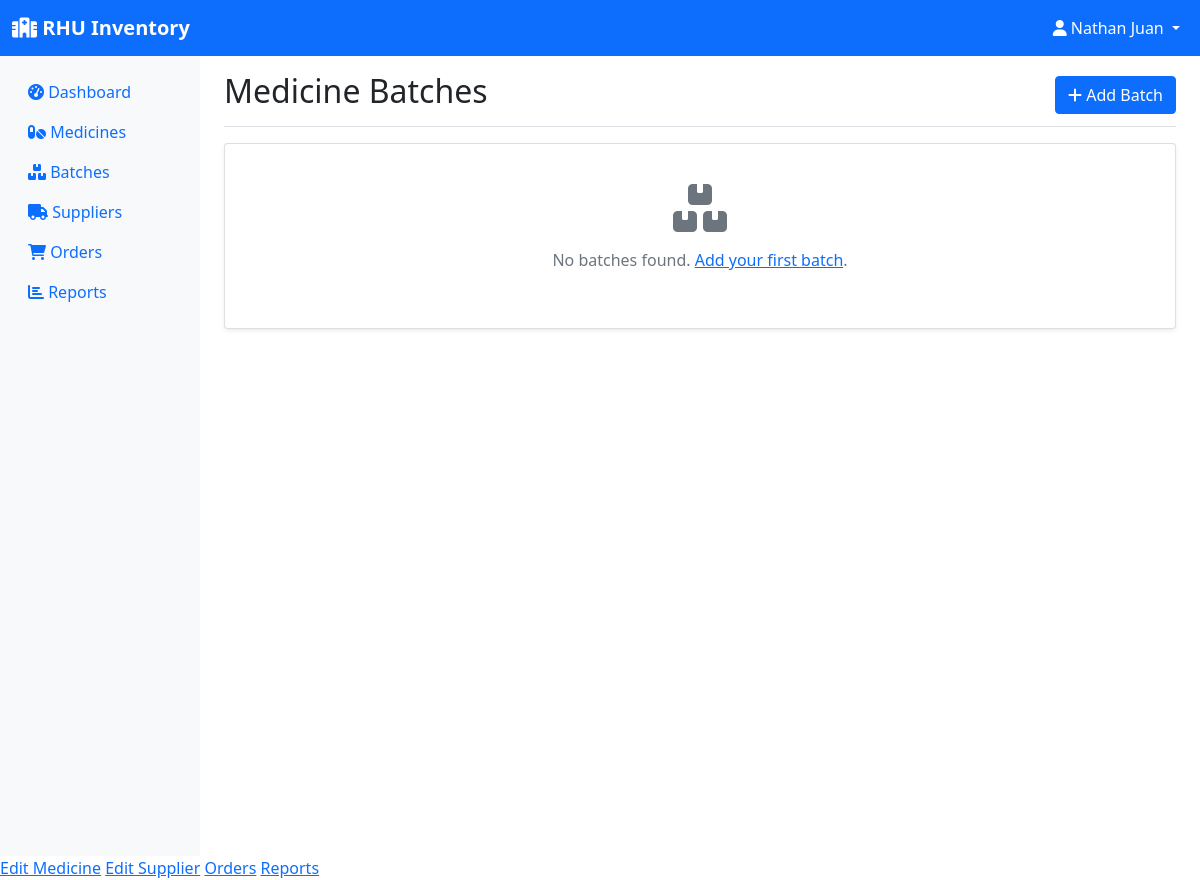
Page /batches (signed in) on the earlier database version.
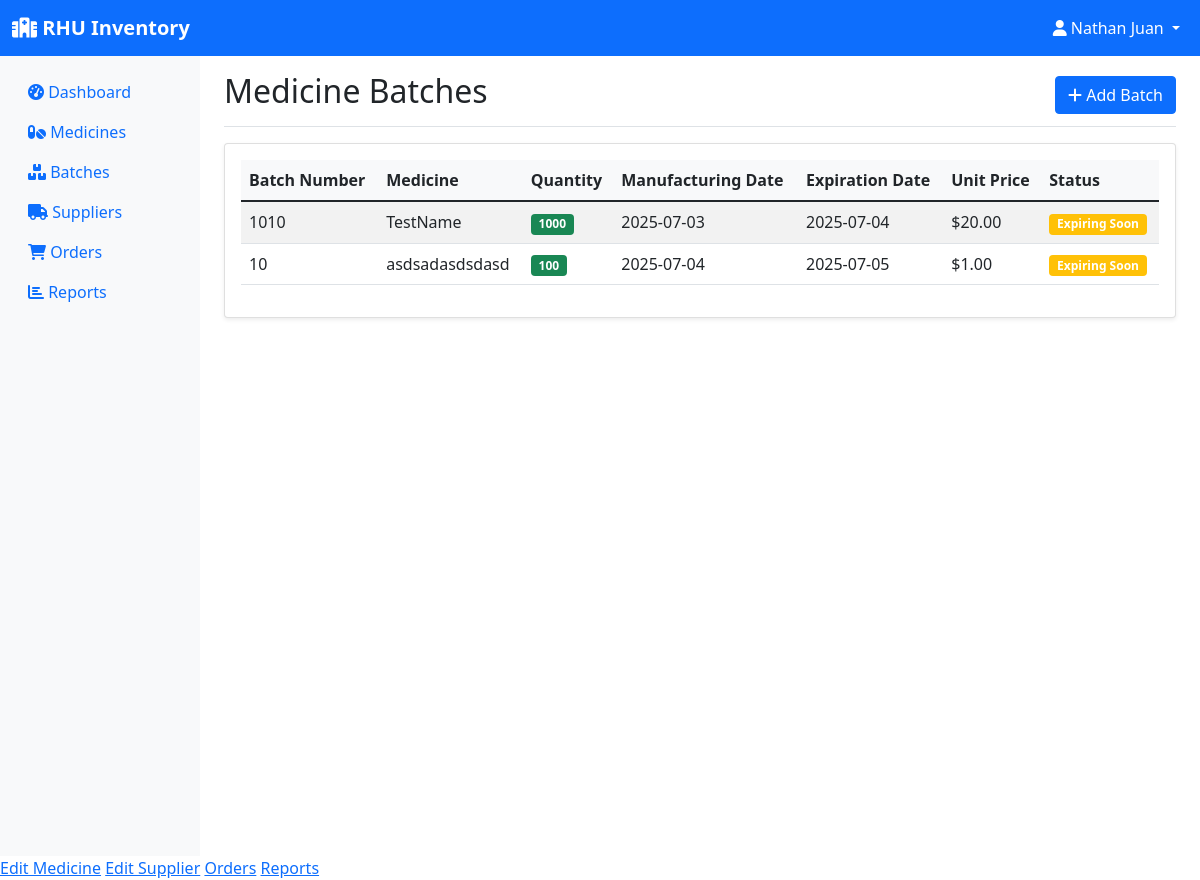
Same page on the later database version.
### models.py (models this page shows, shortened)
class User(UserMixin, db.Model):
    id = db.Column(db.Integer, primary_key=True)
    username = db.Column(db.String(150), unique=True, nullable=False)
    password = db.Column(db.String(256), nullable=False)
    role = db.Column(db.String(20), nullable=False, default='employee')  # pharmacist, manager, assistant
    email = db.Column(db.String(120), unique=True, nullable=False)
    created_at = db.Column(db.DateTime, default=datetime.utcnow)

class Batch(db.Model):
    id = db.Column(db.Integer, primary_key=True)
    batch_number = db.Column(db.String(50), nullable=False)
    medicine_id = db.Column(db.Integer, db.ForeignKey('medicine.id'), nullable=False)
    quantity = db.Column(db.Integer, nullable=False)
    expiration_date = db.Column(db.Date, nullable=False)
    manufacturing_date = db.Column(db.Date)
    unit_price = db.Column(db.Float)
    created_at = db.Column(db.DateTime, default=datetime.utcnow)
    transactions = db.relationship('StockTransaction', backref='batch', lazy=True)
    @property
    def is_expired(self):
        return self.expiration_date < datetime.now().date()
    @property
    def days_until_expiration(self):
        delta = self.expiration_date - datetime.now().date()
        return delta.days

class Medicine(db.Model):
    id = db.Column(db.Integer, primary_key=True)
    name = db.Column(db.String(100), nullable=False)
    generic_name = db.Column(db.String(100))
    category = db.Column(db.String(50))
    unit = db.Column(db.String(20))  # e.g., tablets, bottles, etc.
    supplier_id = db.Column(db.Integer, db.ForeignKey('supplier.id'), nullable=False)
    created_at = db.Column(db.DateTime, default=datetime.utcnow)
    batches = db.relationship('Batch', backref='medicine', lazy=True)
    order_items = db.relationship('OrderItem', backref='medicine', lazy=True)

### app.py (the view)
@app.route('/batches')
@login_required
def batches():
    batches = Batch.query.all()
    return render_template('batches.html', batches=batches)

### app.py (called while the page is built)
@login_manager.user_loader
def load_user(user_id):
    return User.query.get(int(user_id))

### templates/batches.html (shortened to what this page needs)
{% extends "base.html" %}
{% block content %}
<div class="d-flex justify-content-between flex-wrap flex-md-nowrap align-items-center pt-3 pb-2 mb-3 border-bottom">
    <h1 class="h2">Medicine Batches</h1>
    {% if current_user.role != 'employee' %}
    <a href="{{ url_for('add_batch') }}" class="btn btn-primary">
        <i class="fas fa-plus"></i> Add Batch
    </a>
    {% endif %}
</div>
<div class="card">
    <div class="card-body">
        {% if batches %}
        <div class="table-responsive">
            <table class="table table-striped">
                <thead>
                    <tr>
                        <th>Batch Number</th>
                        <th>Medicine</th>
                        <th>Quantity</th>
                        <th>Manufacturing Date</th>
                        <th>Expiration Date</th>
                        <th>Unit Price</th>
                        <th>Status</th>
                    </tr>
                </thead>
                <tbody>
                    {% for batch in batches %}
                    <tr>
                        <td>{{ batch.batch_number }}</td>
                        <td>{{ batch.medicine.name }}</td>
                        <td>
                            <span class="badge bg-{{ 'danger' if batch.quantity <= 10 else 'success' }}">
                                {{ batch.quantity }}
                            </span>
                        </td>
                        <td>{{ batch.manufacturing_date or '-' }}</td>
                        <td>{{ batch.expiration_date }}</td>
                        <td>${{ "%.2f"|format(batch.unit_price or 0) }}</td>
                        <td>
                            {% if batch.is_expired %}
                                <span class="badge bg-danger">Expired</span>
                            {% elif batch.days_until_expiration <= 30 %}
                                <span class="badge bg-warning">Expiring Soon</span>
                            {% else %}
                                <span class="badge bg-success">Good</span>
                            {% endif %}
                        </td>
                    </tr>
                    {% endfor %}
                </tbody>
            </table>
        </div>
        {% else %}
        <div class="text-center py-4">
            <i class="fas fa-boxes fa-3x text-muted mb-3"></i>
            <p class="text-muted">No batches found. <a href="{{ url_for('add_batch') }}">Add your first batch</a>.</p>
        </div>
        {% endif %}
    </div>
</div>
{% endblock %}

### templates/base.html (shortened to what this page needs)
<!DOCTYPE html>
<html lang="en">
<head>
    <link href="https://cdn.jsdelivr.net/npm/bootstrap@5.1.3/dist/css/bootstrap.min.css" rel="stylesheet">
    <link href="https://cdnjs.cloudflare.com/ajax/libs/font-awesome/6.0.0/css/all.min.css" rel="stylesheet">
</head>
<body>
    <nav class="navbar navbar-expand-lg navbar-dark bg-primary">
        <div class="container-fluid">
            <a class="navbar-brand" href="{{ url_for('dashboard') }}">
                <i class="fas fa-hospital"></i> RHU Inventory
            </a>
            {% if current_user.is_authenticated %}
            <div class="navbar-nav ms-auto">
                <div class="nav-item dropdown">
                    <a class="nav-link dropdown-toggle text-white" href="#" id="navbarDropdown" role="button" data-bs-toggle="dropdown">
                        <i class="fas fa-user"></i> {{ current_user.username }}
                    </a>
                </div>
            </div>
            {% endif %}
        </div>
    </nav>
    <div class="container-fluid">
        <div class="row">
            {% if current_user.is_authenticated %}
            <nav class="col-md-3 col-lg-2 d-md-block sidebar collapse">
                <div class="position-sticky pt-3">
                    <ul class="nav flex-column">
                        <li class="nav-item">
                            <a class="nav-link" href="{{ url_for('dashboard') }}">
                                <i class="fas fa-tachometer-alt"></i> Dashboard
                            </a>
                        </li>
                        <li class="nav-item">
                            <a class="nav-link" href="{{ url_for('inventory') }}">
                                <i class="fas fa-pills"></i> Medicines
                            </a>
                        </li>
                        <li class="nav-item">
                            <a class="nav-link" href="{{ url_for('batches') }}">
                                <i class="fas fa-boxes"></i> Batches
                            </a>
                        </li>
                        <li class="nav-item">
                            <a class="nav-link" href="{{ url_for('suppliers') }}">
                                <i class="fas fa-truck"></i> Suppliers
                            </a>
                        </li>
                        <li class="nav-item">
                            <a class="nav-link" href="{{ url_for('orders') }}">
                                <i class="fas fa-shopping-cart"></i> Orders
                            </a>
                        </li>
                        <li class="nav-item">
                            <a class="nav-link" href="{{ url_for('reports') }}">
                                <i class="fas fa-chart-bar"></i> Reports
                            </a>
                        </li>
                    </ul>
                </div>
            </nav>
            {% endif %}
            <main class="{% if current_user.is_authenticated %}col-md-9 ms-sm-auto col-lg-10 px-md-4{% else %}col-12{% endif %}">
                {% block content %}{% endblock %}
            </main>
        </div>
    </div>
    {% if current_user.is_authenticated %}
        {% if current_user.role == 'admin' %}
            <a href="{{ edit_medicine_url }}">Edit Medicine</a>
            <a href="{{ edit_supplier_url }}">Edit Supplier</a>
            <a href="{{ orders_url }}">Orders</a>
            <a href="{{ reports_url }}">Reports</a>
        {% elif current_user.role == 'sub-admin' %}
            <a href="{{ edit_medicine_url }}">Edit Medicine</a>
            <a href="{{ edit_supplier_url }}">Edit Supplier</a>
            <a href="{{ orders_url }}">Orders</a>
        {% elif current_user.role == 'employee' %}
            <a href="{{ orders_url }}">Orders</a>
            <a href="{{ reports_url }}">Reports</a>
        {% endif %}
    {% endif %}
</body>
</html>

### templates/base.html (style rules this page uses)
.sidebar { min-height: 100vh; background-color: #f8f9fa; }
.navbar-brand { font-weight: bold; }
.card { box-shadow: 0 0.125rem 0.25rem rgba(0, 0, 0, 0.075); border: 1px solid rgba(0, 0, 0, 0.125); }
.table th { background-color: #f8f9fa; border-top: none; }

Differences in the rows shown:
added Batch: batch_number "1010", medicine.name "TestName", quantity "1000", manufacturing_date "2025-07-03", expiration_date "2025-07-04", unit_price "20.00", shows "Expiring Soon"
added Batch: batch_number "10", medicine.name "asdsadasdsdasd", quantity "100", manufacturing_date "2025-07-04", expiration_date "2025-07-05", unit_price "1.00", shows "Expiring Soon"
Other differences:
text no longer shown: "No batches found. Add your first batch ."
text now shown: "Batch Number Medicine Quantity Manufacturing Date Expiration Date Unit Price Status"
